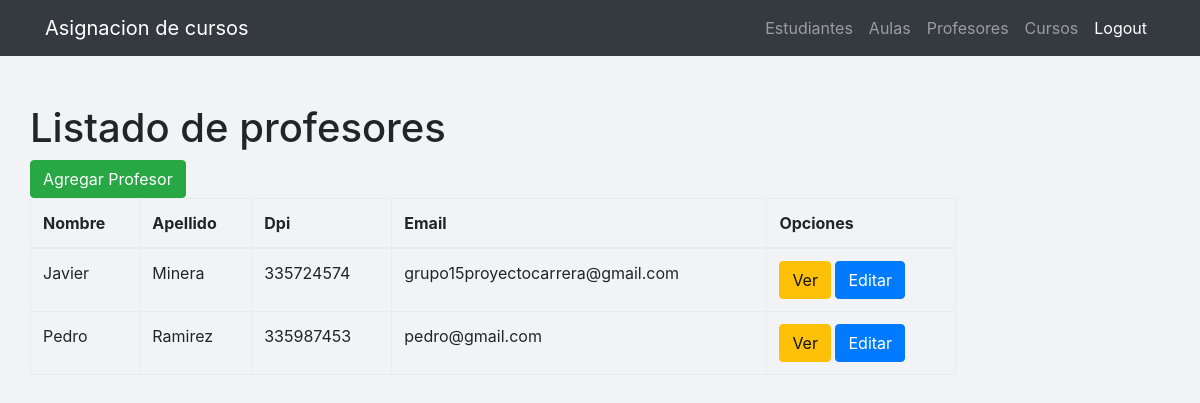
Page /profesores/list/ (signed in) on the earlier database version.
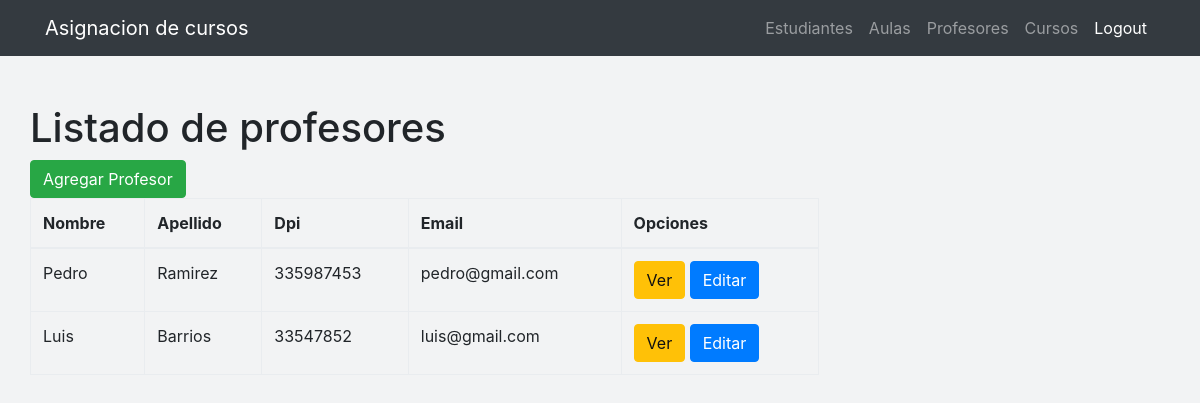
Same page on the later database version.
### estudiantes/models.py (models this page shows, shortened)
class Profesor(models.Model):
    nombre = models.CharField(max_length=50)
    apellido = models.CharField(max_length=50)
    dpi = models.CharField(max_length=20)
    edad = models.IntegerField()
    direccion = models.CharField(max_length=80)
    email = models.EmailField()

### estudiantes/views.py (the view)
# urls.py: url(r'^profesores/list/$', views.profesor_list, name='profesor_list'),
@login_required
def profesor_list(request):
    profesores = Profesor.objects.all()
    return render(request, 'estudiantes/profesores_list.html', {'profesores': profesores})

### estudiantes/templates/estudiantes/profesores_list.html (shortened to what this page needs)
{% extends 'estudiantes/base.html' %}
{% block content %}
<div class="portlet-body">
  <div class="portlet-title">
    <h1>Listado de profesores</h1>
  </div>
  <div class="row">
    <div class="col-md-6">
      <div class="btn-group">
        <a href="{% url 'profesor_nuevo'%}">
          <button id="sample_editable_1_new" class="btn btn-success">
            Agregar Profesor
          </button>
        </a>
      </div>
    </div>
<div class="col-md-12 col-sm-12 col-xs-12" >
  <div class="table-responsive">
    <table class="table table-bordered ">
      <thead>
        <tr role="row" class="">
          <th>Nombre</th>
          <th>Apellido</th>
          <th>Dpi</th>
          <th>Email</th>
          <th>Opciones</th>
        </tr>
      </thead>
      <tbody>
        {% for profesor in profesores %}
        <tr>
            <td>{{ profesor.nombre }}</td>
            <td>{{ profesor.apellido|linebreaksbr }}</td>
            <td>{{ profesor.dpi }}</td>
            <td>{{ profesor.email }}</td>
            <td>
              <a href="{% url 'profesor_ver' pk=profesor.pk %}" class="btn btn-warning">Ver</a>
              <a href="{% url 'profesor_editar' pk=profesor.pk %}" class="btn btn-primary">Editar</a>
            </td>
        </tr>
        {% endfor %}
      </tbody>
    </table>
  </div>
</div>
</div>
</div>
{% endblock %}

Differences in the rows shown:
removed Profesor: nombre "Javier", apellido "Minera", dpi "335724574", email "grupo15proyectocarrera@gmail.com"
added Profesor: nombre "Luis", apellido "Barrios", dpi "33547852", email "luis@gmail.com"
